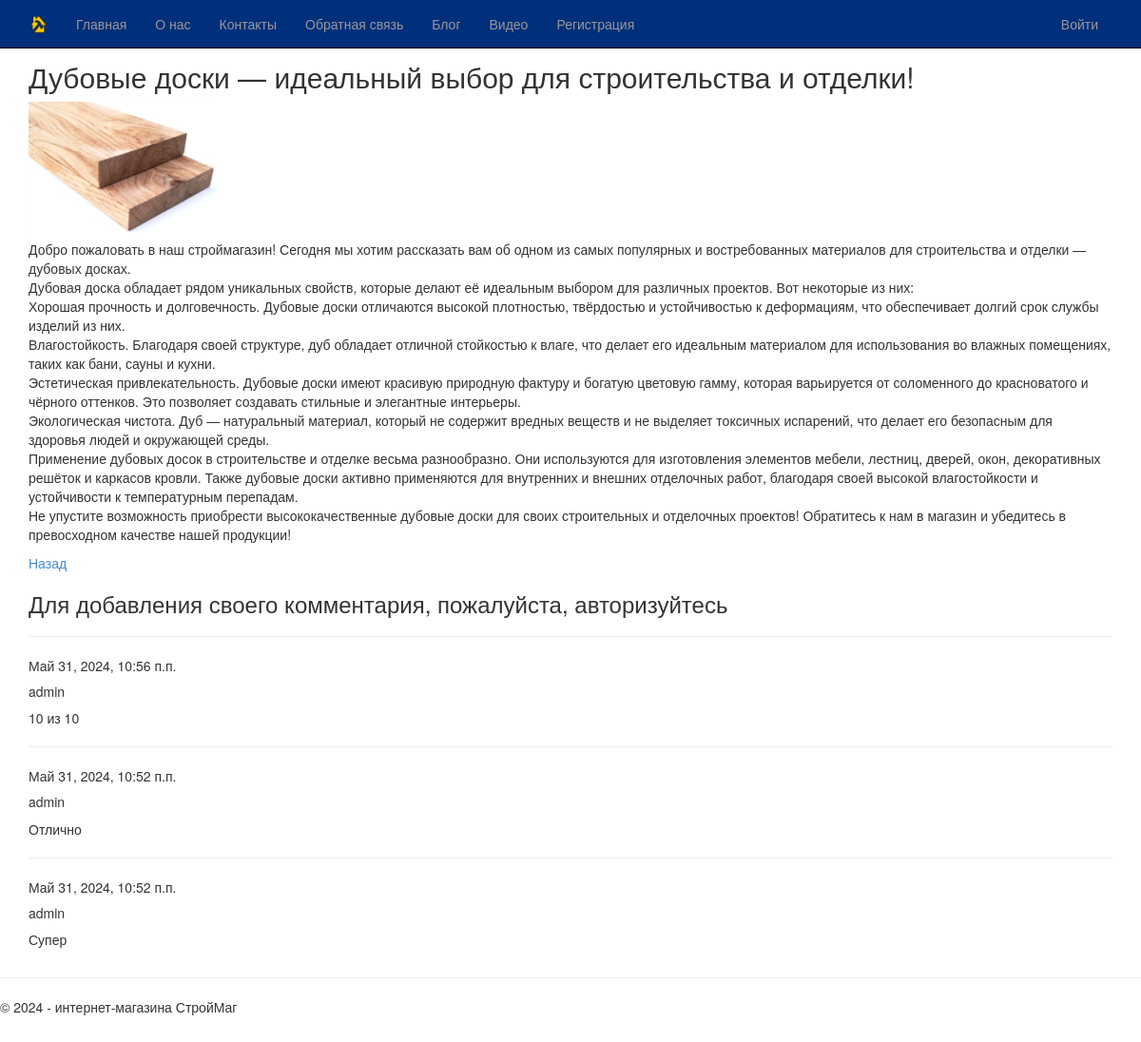
Screenshot of /blogpost/2/ with the database file from the repository.
### app/models.py (models this page shows, shortened)
class Blog(models.Model):
    author = models.ForeignKey(User, on_delete=models.CASCADE, related_name='blog_posts')
    title =  models.CharField(max_length= 100, unique_for_date="posted", verbose_name="Заголовок")
    description = models.TextField(verbose_name="Краткое содержание")
    content= models.TextField(verbose_name="Полное содержание")
    image=models.FileField(default="temp.jpeg", verbose_name="Путь к картинке")
    posted = models.DateTimeField(default= datetime.now(), db_index= True, verbose_name="Опбликована")
    class Meta:
        db_table = "Posts"
        ordering = ["-posted"]
        verbose_name= "статья блога"
        verbose_name_plural= "статьи блога"

class Comment(models.Model):
    user = models.ForeignKey(User, on_delete=models.CASCADE, verbose_name="Пользователь")
    post = models.ForeignKey(Blog, on_delete=models.CASCADE, verbose_name="Пост", related_name="comments")
    text = models.TextField(verbose_name="Комментарий")
    created_at = models.DateTimeField(auto_now_add=True)

### app/views.py (the view)
# urls.py: path('blogpost/<int:parametr>/', views.blogpost, name='blogpost'),
def blogpost(request, parametr):
    assert isinstance(request, HttpRequest)
    post_1 = Blog.objects.get(id=parametr) # запрос на выбор конкретной статьи по параметру
    comments = Comment.objects.filter(post=parametr).order_by('-created_at')
    if request.method == "POST": # после отправки данных формы на сервер методом POST
        form = CommentForm(request.POST)
        if form.is_valid():
            comment_f = form.save(commit=False)
            comment_f.user = request.user # добавляем (так как этого поля нет в форме) в модель Комментария (Comment) в поле автор авторизованного пользователя
            comment_f.created_at = datetime.now() # добавляем в модель Комментария (Comment) текущую дату
            comment_f.post = Blog.objects.get(id=parametr) # добавляем в модель Комментария (Comment) статью, для которой данный комментарий
            comment_f.save() # сохраняем изменения после добавления полей
            return redirect('blogpost', parametr=post_1.id) # переадресация на ту же страницу статьи после отправки комментария
    else:
        form = CommentForm() # создание формы для ввода комментария
    return render(
        request,
        'app/blogpost.html',
        {
            'post_1': post_1, # передача конкретной статьи в шаблон веб-страницы
            'year':datetime.now().year,
            'comments': comments, # передача всех комментариев к данной статье в шаблон веб-страницы
            'form': form, # передача формы добавления комментария в шаблон веб-страницы
        }
    )

### app/templates/app/blogpost.html
{% extends "app/layout.html" %}
{% block content %}
<h2> {{post_1.title}} </h2>
{% if post_1.image and post_1.image.url != '/media/temp.jpeg' %}
<img src="{{ post_1.image.url }}" alt=" Картинка статьи блога" width="200" />
{% endif %}
<p> {{post_1.content|linebreaksbr}} </p>
<p><a href="{% url 'blog' %}"> Назад</a> </p>
{% if user.is_authenticated %}
<h3>Добавить комментарий</h3>
<form method="POST" >{% csrf_token %}
<div>
{{form.as_p}}
<button type="submit" class="save btn btn-default" > Отправить комментарий </button>
</div>
</form>
{% else %}
<h3> Для добавления своего комментария, пожалуйста, авторизуйтесь </h3>
{% endif %}
{% for comment in comments %}
<hr/>
<h7> {{comment.created_at}} </h7>
<h5> {{comment.user}} </h5>
<p> {{comment.text|linebreaksbr}} </p>
{% endfor %}
{% endblock %}

### app/templates/app/layout.html (shortened to what this page needs)
﻿<!DOCTYPE html>
<html>
<head>
    {% load staticfiles %}
    <link rel="stylesheet" type="text/css" href="{% static 'app/content/bootstrap.css' %}" />
    <link rel="stylesheet" type="text/css" href="{% static 'app/content/site.css' %}" />
</head>
<body>
    <div class="navbar navbar-inverse navbar-fixed-top">
        <div class="container">
            <div class="navbar-header">
                <a href="/" class="navbar-brand"> <img class="kar" src="{% static 'app/content/1.png' %}" alt="logo" /> </a>
            </div>
            <div class="navbar-collapse collapse">
                <ul class="nav navbar-nav">
                    <li><a href="{% url 'home' %}">Главная</a></li>
                    <li><a href="{% url 'about' %}">О нас</a></li>
                    <li><a href="{% url 'contact' %}">Контакты</a></li>
                    <li><a href="{% url 'otziv' %}">Обратная связь</a></li>
                    <li><a href="{% url 'blog' %}">Блог</a></li>
                    <li><a href="{% url 'videopost' %}">Видео</a></li>
                    {% if not user.is_authenticated %}
                    <li><a href="{% url 'registration' %}">Регистрация</a></li>
                    {% endif %}
                </ul>
                {% include 'app/loginpartial.html' %}
            </div>
        </div>
    </div>
    <div class="container body-content">
        {% block content %}{% endblock %}
    </div>
    <hr />
    <footer>
        <p>&copy; {{ year }} - интернет-магазина СтройМаг</p>
    </footer>
</html>

### app/templates/app/loginpartial.html
﻿{% if user.is_authenticated %}
<form id="logoutForm" action="/logout/" method="post" class="navbar-right">
    {% csrf_token %}
    <ul class="nav navbar-nav navbar-right">
        <li><span class="navbar-brand">Здравствуйте {{ user.username }}!</span></li>
        <li><a href="javascript:document.getElementById('logoutForm').submit()">Выйти</a></li>
    </ul>
</form>
{% else %}
<ul class="nav navbar-nav navbar-right">
    <li><a href="{% url 'login' %}">Войти</a></li>
</ul>
{% endif %}

### app/static/app/content/site.css (style rules this page uses)
body { padding-top: 50px; padding-bottom: 20px; padding-top:2%; }
.body-content { padding-left: 15px; padding-right: 15px; }
.kar { width: 20px; height: 20px; margin: 0; }

### rows the page displays
Blog: title "Дубовые доски — идеальный выбор для строительства и отделки!", image (picture), content "Добро пожаловать в наш строймагазин! Сегодня мы хотим рассказать вам об одном из самых популярных и востребованных материалов для строительства и отделки — дубовых досках. Дубовая доска обладает рядом уникальных свойств, которые делают её идеальным выбором для различных проектов. Вот некоторые из них: Хорошая прочность и долговечность. Дубовые доски отличаются высокой плотностью, твёрдостью и устойчивостью к деформациям, что обеспечивает долгий срок службы изделий из них. Влагостойкость. Благодаря своей структуре, дуб обладает отличной стойкостью к влаге, что делает его идеальным материалом для использования во влажных помещениях, таких как бани, сауны и кухни. Эстетическая…"
Comment: created_at "Май 31, 2024, 10:56 п.п.", user "admin", text "10 из 10"
Comment: created_at "Май 31, 2024, 10:52 п.п.", user "admin", text "Отлично"
Comment: created_at "Май 31, 2024, 10:52 п.п.", user "admin", text "Супер"
